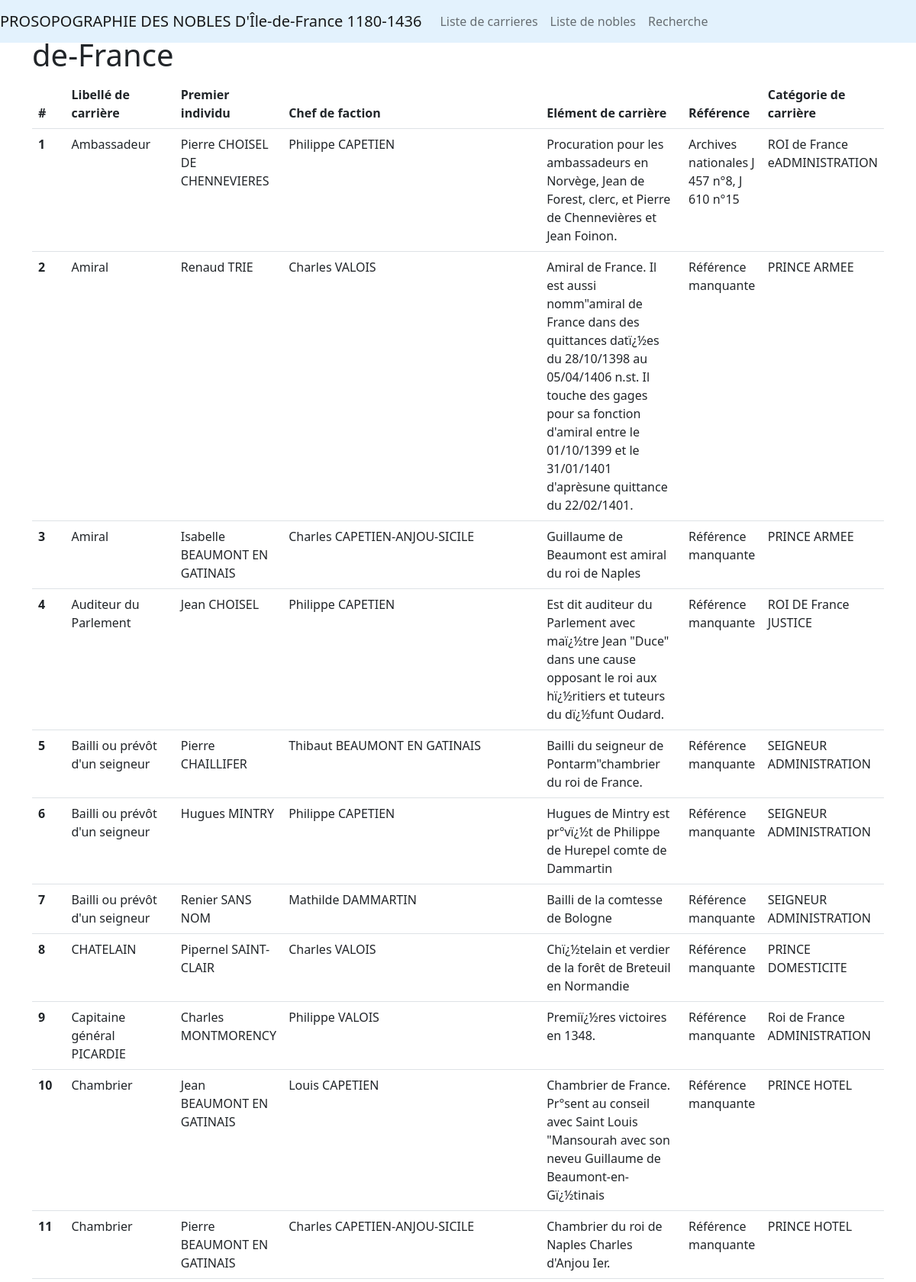
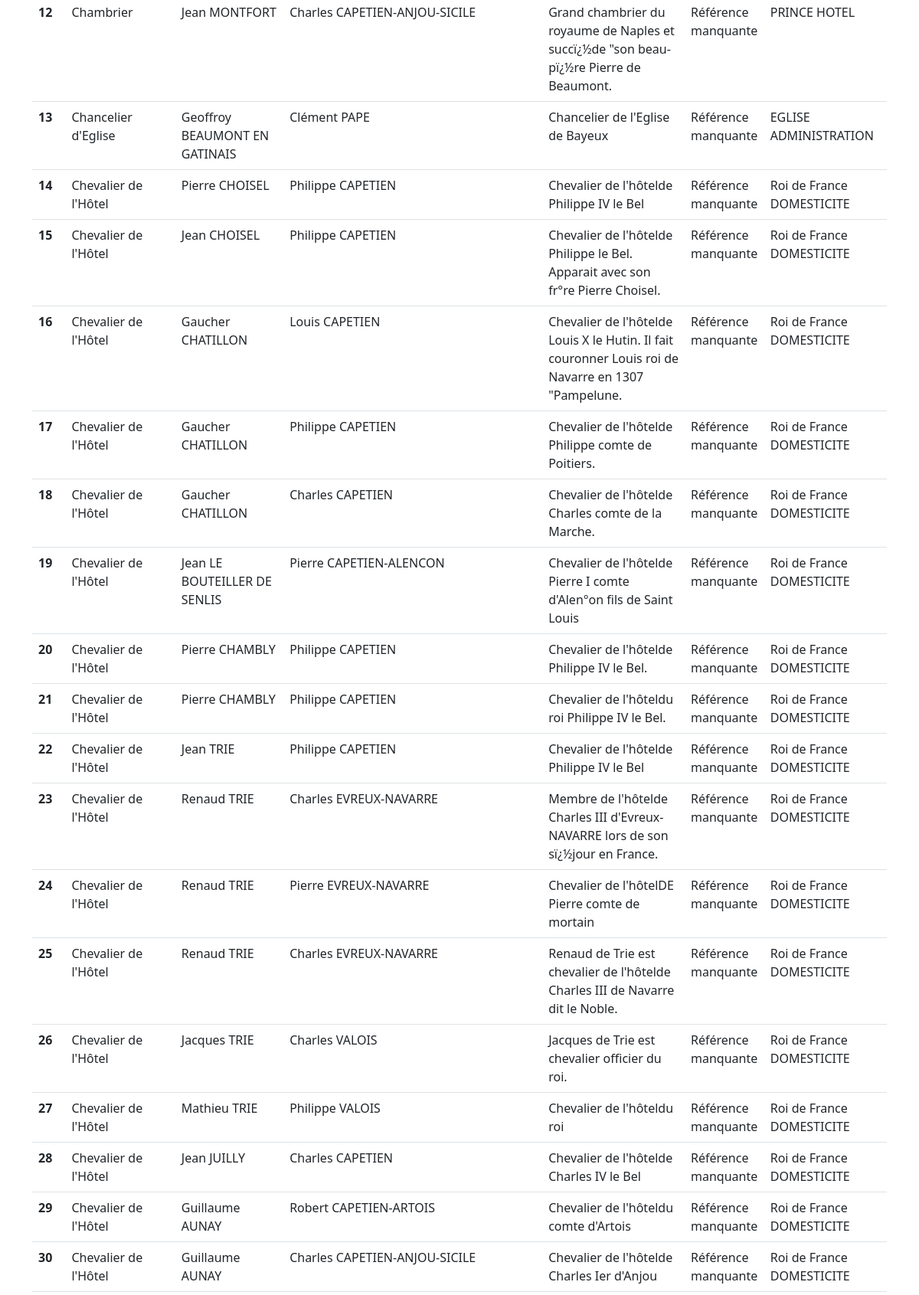
The app's page /all_carrieres (upper part) with its own data (2 pictures, top to bottom).
### app/models/nobility.py (models this page shows)
class TypType6(db.Model):
    __tablename__="typtype6"
    TYP_id_6=db.Column(db.Integer, primary_key=True)
    TYP_groupes=db.Column(db.Text)
    TYP_sous_groupes=db.Column(db.Text)
    TYP_lib=db.Column(db.Text)
    TYP_fiab=db.Column(db.Integer)
    type_relations=db.relationship(
        'CrrCarriere',
        backref='type_relations',
        lazy='dynamic'
        )

class CrrCarriere(db.Model):
    __tablename__="crrcarriere"
    CRR_id=db.Column(db.Integer,primary_key=True)
    IND_id_1=db.Column(db.Integer, db.ForeignKey('indindividus.IND_id'), primary_key=True)
    IND_id_2=db.Column(db.Integer, db.ForeignKey('indindividus.IND_id'), primary_key=True)
    TYP_type_6=db.Column(db.Integer,db.ForeignKey('typtype6.TYP_id_6'), primary_key=True)
    REF_id=db.Column(db.Integer,db.ForeignKey('refdocuments.REF_id'), primary_key=True)
    CRR_dat_deb=db.Column(db.Text)
    CRR_dat_fin=db.Column(db.Text)
    CRR_lib=db.Column(db.Text)
    CRR_desc=db.Column(db.Text)
    CRR_comment=db.Column(db.Text)
    CRR_fiab=db.Column(db.Integer)

class RefDocuments(db.Model):
    __tablename__="refdocuments"
    REF_id=db.Column(db.Integer, primary_key=True)
    REF_code=db.Column(db.Text)
    REF_fond=db.Column(db.Text)
    REF_classification=db.Column(db.Text)
    REF_desc=db.Column(db.Text)
    REF_comm=db.Column(db.Text)
    REF_transc=db.Column(db.Text)
    REF_trad=db.Column(db.Text)
    REF_date=db.Column(db.Text)
    REF_fiab=db.Column(db.Integer)
    references = db.relationship(
        'CrrCarriere',
        backref='references',
        lazy='dynamic'
        )

### app/routes/generales.py (the view)
@app.route("/all_carrieres")
def all_carrieres():
  results = CrrCarriere.query.all()
  donnees = []
  for carriere in results:
    individu_1 = IndIndividus.query.get(carriere.IND_id_1)
    individu_2 = IndIndividus.query.get(carriere.IND_id_2)
    reference=RefDocuments.query.get(carriere.REF_id)
    type_relation=TypType6.query.get(carriere.TYP_type_6)
    if reference is not None:
      donnees.append({
        "nomIndividu_1": f"{individu_1.IND_prenom} {individu_1.IND_lignage}" if individu_1 else "Inconnu",
        "nomIndividu_2": f"{individu_2.IND_prenom} {individu_2.IND_lignage}" if individu_2 else "Inconnu",
        "Date_debut": carriere.CRR_dat_deb,
        "Date_fin": carriere.CRR_dat_fin,
        "Element_de_carriere": carriere.CRR_desc,
        "Référence_carriere": reference.REF_desc,
        "Type_carriere_groupe":f"{type_relation.TYP_groupes} e{type_relation.TYP_sous_groupes}",
        "Type_carriere_libelle":type_relation.TYP_lib
      })
    else:
      donnees.append({
        "nomIndividu_1": f"{individu_1.IND_prenom} {individu_1.IND_lignage}" if individu_1 else "Inconnu",
        "nomIndividu_2": f"{individu_2.IND_prenom} {individu_2.IND_lignage}" if individu_2 else "Inconnu",
        "Date_debut": carriere.CRR_dat_deb,
        "Date_fin": carriere.CRR_dat_fin,
        "Element_de_carriere": carriere.CRR_desc,
        "Référence_carriere": "Référence manquante",
        "Type_carriere_groupe":f"{type_relation.TYP_groupes} {type_relation.TYP_sous_groupes}",
        "Type_carriere_libelle":type_relation.TYP_lib
      })
  donnees_triees = sorted(donnees, key=lambda x: x['Type_carriere_libelle'])
  return render_template("pages/toutes_carrieres.html", donnees=donnees_triees, sous_titre="Toutes les carrieres")

### app/templates/pages/toutes_carrieres.html
{% extends "partials/conteneur.html" %}
{% block body %}
    <div class="container">
        <h1>Bienvenue sur le site de la prosopographie nobiliaire en Île-de-France</h1>
        {%if donnees%}
        <table class="table">
            <thead>
                <tr>
                    <th scope="col">#</th>
                    <th scope="col">Libellé de carrière</th>
                    <th scope="col">Premier individu</th>
                    <th scope="col">Chef de faction</th>
                    <th scope="col">Elément de carrière</th>
                    <th scope="col">Référence</th>
                    <th scope="col">Catégorie de carrière</th>
                </tr>
            </thead>
            <tbody>
                {%for carriere in donnees%}
                <tr>
                    <th scope="row">{{loop.index}}</th>
                    <td>{{carriere.Type_carriere_libelle}}</td>
                    <td>{{carriere.nomIndividu_1}}</td>
                    <td>{{carriere.nomIndividu_2}}</td>
                    <td>{{carriere.Element_de_carriere}}</td>
                    <td>{{carriere.Référence_carriere}}</td>
                    <td>{{carriere.Type_carriere_groupe}}</td>
                </tr>
                {%endfor%}
            </tbody>
        </table>
        {%endif%}
    </div>
{% endblock %}

### records on screen
TypType6: Type_carriere_libelle "Ambassadeur"
CrrCarriere: Element_de_carriere "Procuration pour les ambassadeurs en Norvège, Jean de Forest, clerc, et Pierre de Chennevières et Jean Foinon."
RefDocuments: Référence_carriere "Archives nationales J 457 n°8, J 610 n°15"
TypType6: Type_carriere_libelle "Amiral" "Amiral"
CrrCarriere: Element_de_carriere "Amiral de France. Il est aussi nomm\"amiral de France dans des quittances datï¿½es du 28/10/1398 au 05/04/1406 n.st. Il touche des gages pour sa fonction d'amiral entre le 01/10/1399 et le 31/01/1401 d'aprèsune quittance du 22/02/1401."
CrrCarriere: Element_de_carriere "Guillaume de Beaumont est amiral du roi de Naples"
TypType6: Type_carriere_libelle "Auditeur du Parlement"
CrrCarriere: Element_de_carriere "Est dit auditeur du Parlement avec maï¿½tre Jean \"Duce\" dans une cause opposant le roi aux hï¿½ritiers et tuteurs du dï¿½funt Oudard."
TypType6: Type_carriere_libelle "Bailli ou prévôt d'un seigneur" "Bailli ou prévôt d'un seigneur" "Bailli ou prévôt d'un seigneur"
CrrCarriere: Element_de_carriere "Bailli du seigneur de Pontarm\"chambrier du roi de France."
CrrCarriere: Element_de_carriere "Hugues de Mintry est pr°vï¿½t de Philippe de Hurepel comte de Dammartin"
CrrCarriere: Element_de_carriere "Bailli de la comtesse de Bologne"
TypType6: Type_carriere_libelle "CHATELAIN"
CrrCarriere: Element_de_carriere "Chï¿½telain et verdier de la forêt de Breteuil en Normandie"
TypType6: Type_carriere_libelle "Capitaine général PICARDIE"
CrrCarriere: Element_de_carriere "Premiï¿½res victoires en 1348."
TypType6: Type_carriere_libelle "Chambrier" "Chambrier" "Chambrier"
CrrCarriere: Element_de_carriere "Chambrier de France. Pr°sent au conseil avec Saint Louis \"Mansourah avec son neveu Guillaume de Beaumont-en-Gï¿½tinais"
CrrCarriere: Element_de_carriere "Chambrier du roi de Naples Charles d'Anjou Ier."
CrrCarriere: Element_de_carriere "Grand chambrier du royaume de Naples et succï¿½de \"son beau-pï¿½re Pierre de Beaumont."
TypType6: Type_carriere_libelle "Chancelier d'Eglise"
CrrCarriere: Element_de_carriere "Chancelier de l'Eglise de Bayeux"
TypType6: Type_carriere_libelle "Chevalier de l'Hôtel" "Chevalier de l'Hôtel" "Chevalier de l'Hôtel" "Chevalier de l'Hôtel" "Chevalier de l'Hôtel" "Chevalier de l'Hôtel" "Chevalier de l'Hôtel" "Chevalier de l'Hôtel" "Chevalier de l'Hôtel" "Chevalier de l'Hôtel" "Chevalier de l'Hôtel" "Chevalier de l'Hôtel" "Chevalier de l'Hôtel" "Chevalier de l'Hôtel" "Chevalier de l'Hôtel" "Chevalier de l'Hôtel" "Chevalier de l'Hôtel"
CrrCarriere: Element_de_carriere "Chevalier de l'hôtelde Philippe IV le Bel"
CrrCarriere: Element_de_carriere "Chevalier de l'hôtelde Philippe le Bel. Apparait avec son fr°re Pierre Choisel."
CrrCarriere: Element_de_carriere "Chevalier de l'hôtelde Louis X le Hutin. Il fait couronner Louis roi de Navarre en 1307 \"Pampelune."
CrrCarriere: Element_de_carriere "Chevalier de l'hôtelde Philippe comte de Poitiers."
CrrCarriere: Element_de_carriere "Chevalier de l'hôtelde Charles comte de la Marche."
CrrCarriere: Element_de_carriere "Chevalier de l'hôtelde Pierre I comte d'Alen°on fils de Saint Louis"
CrrCarriere: Element_de_carriere "Chevalier de l'hôtelde Philippe IV le Bel."
CrrCarriere: Element_de_carriere "Chevalier de l'hôteldu roi Philippe IV le Bel."
CrrCarriere: Element_de_carriere "Chevalier de l'hôtelde Philippe IV le Bel"
CrrCarriere: Element_de_carriere "Membre de l'hôtelde Charles III d'Evreux-NAVARRE lors de son sï¿½jour en France."
CrrCarriere: Element_de_carriere "Chevalier de l'hôtelDE Pierre comte de mortain"
CrrCarriere: Element_de_carriere "Renaud de Trie est chevalier de l'hôtelde Charles III de Navarre dit le Noble."
CrrCarriere: Element_de_carriere "Jacques de Trie est chevalier officier du roi."
CrrCarriere: Element_de_carriere "Chevalier de l'hôteldu roi"
CrrCarriere: Element_de_carriere "Chevalier de l'hôtelde Charles IV le Bel"
CrrCarriere: Element_de_carriere "Chevalier de l'hôteldu comte d'Artois"
CrrCarriere: Element_de_carriere "Chevalier de l'hôtelde Charles Ier d'Anjou"

### other values on screen
{{ carriere.nomIndividu_1 }} "Pierre CHOISEL DE CHENNEVIERES" "Renaud TRIE" "Isabelle BEAUMONT EN GATINAIS" "Jean CHOISEL" "Pierre CHAILLIFER" "Hugues MINTRY" "Renier SANS NOM" "Pipernel SAINT-CLAIR" "Charles MONTMORENCY" "Jean BEAUMONT EN GATINAIS" "Pierre BEAUMONT EN GATINAIS" "Jean MONTFORT" "Geoffroy BEAUMONT EN GATINAIS" "Pierre CHOISEL" "Jean CHOISEL" "Gaucher CHATILLON" "Gaucher CHATILLON" "Gaucher CHATILLON" "Jean LE BOUTEILLER DE SENLIS" "Pierre CHAMBLY" "Pierre CHAMBLY" "Jean TRIE" "Renaud TRIE" "Renaud TRIE" "Renaud TRIE" "Jacques TRIE" "Mathieu TRIE" "Jean JUILLY" "Guillaume AUNAY" "Guillaume AUNAY"
{{ carriere.nomIndividu_2 }} "Philippe CAPETIEN" "Charles VALOIS" "Charles CAPETIEN-ANJOU-SICILE" "Philippe CAPETIEN" "Thibaut BEAUMONT EN GATINAIS" "Philippe CAPETIEN" "Mathilde DAMMARTIN" "Charles VALOIS" "Philippe VALOIS" "Louis CAPETIEN" "Charles CAPETIEN-ANJOU-SICILE" "Charles CAPETIEN-ANJOU-SICILE" "Clément PAPE" "Philippe CAPETIEN" "Philippe CAPETIEN" "Louis CAPETIEN" "Philippe CAPETIEN" "Charles CAPETIEN" "Pierre CAPETIEN-ALENCON" "Philippe CAPETIEN" "Philippe CAPETIEN" "Philippe CAPETIEN" "Charles EVREUX-NAVARRE" "Pierre EVREUX-NAVARRE" "Charles EVREUX-NAVARRE" "Charles VALOIS" "Philippe VALOIS" "Charles CAPETIEN" "Robert CAPETIEN-ARTOIS" "Charles CAPETIEN-ANJOU-SICILE"
{{ carriere.Type_carriere_groupe }} "ROI de France eADMINISTRATION" "PRINCE ARMEE" "PRINCE ARMEE" "ROI DE France JUSTICE" "SEIGNEUR ADMINISTRATION" "SEIGNEUR ADMINISTRATION" "SEIGNEUR ADMINISTRATION" "PRINCE DOMESTICITE" "Roi de France ADMINISTRATION" "PRINCE HOTEL" "PRINCE HOTEL" "PRINCE HOTEL" "EGLISE ADMINISTRATION" "Roi de France DOMESTICITE" "Roi de France DOMESTICITE" "Roi de France DOMESTICITE" "Roi de France DOMESTICITE" "Roi de France DOMESTICITE" "Roi de France DOMESTICITE" "Roi de France DOMESTICITE" "Roi de France DOMESTICITE" "Roi de France DOMESTICITE" "Roi de France DOMESTICITE" "Roi de France DOMESTICITE" "Roi de France DOMESTICITE" "Roi de France DOMESTICITE" "Roi de France DOMESTICITE" "Roi de France DOMESTICITE" "Roi de France DOMESTICITE" "Roi de France DOMESTICITE"
{{ carriere.Référence_carriere }} "Référence manquante" "Référence manquante" "Référence manquante" "Référence manquante" "Référence manquante" "Référence manquante" "Référence manquante" "Référence manquante" "Référence manquante" "Référence manquante" "Référence manquante" "Référence manquante" "Référence manquante" "Référence manquante" "Référence manquante" "Référence manquante" "Référence manquante" "Référence manquante" "Référence manquante" "Référence manquante" "Référence manquante" "Référence manquante" "Référence manquante" "Référence manquante" "Référence manquante" "Référence manquante" "Référence manquante" "Référence manquante" "Référence manquante"
